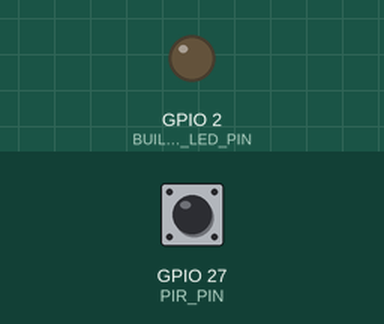
A sketch run on a simulated ESP32. Parts: output pins drawn as LEDs (lit = HIGH). Dashed ring = blinking. Inputs (shaded band) come from the test bench; at power-on: GPIO 27 (PIR_PIN) LOW. What the sketch prints to the serial monitor is not drawn.

Above: at 2.7 s.
2.8 s: GPIO 27 (PIR_PIN) driven HIGH
At 3.9 s:
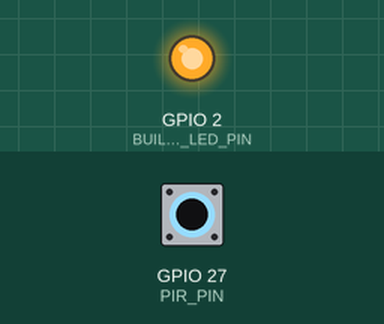
4.3 s: GPIO 27 (PIR_PIN) driven LOW
At 5.1 s:
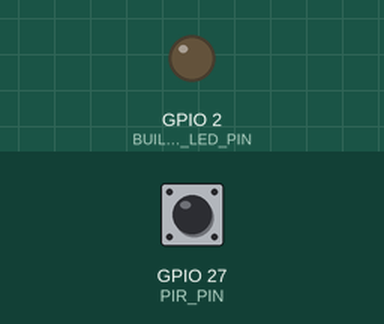
5.8 s: GPIO 27 (PIR_PIN) pulsed HIGH 2 times (0.12 s each, 0.3 s apart)
At 6.16 s:
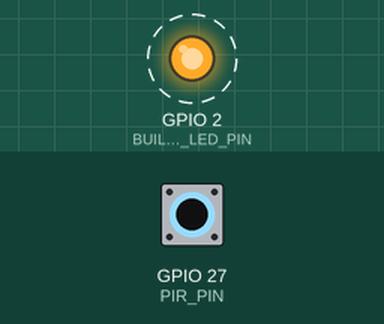
7.9 s: GPIO 27 (PIR_PIN) pulsed HIGH 5 times (0.12 s each, 0.3 s apart)
At 9.5 s:
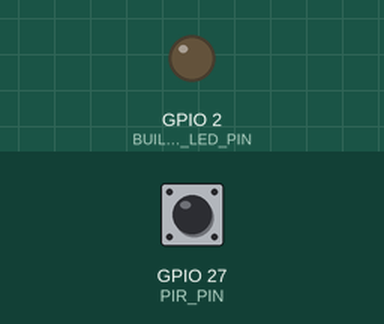
Timing chart, 0 to 11.0 s (numbered marks = the images above; inputs shaded):
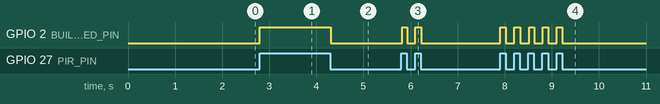

Measured:
- after the input at 2.8 s, GPIO 2 (BUILTIN_LED_PIN): LOW → HIGH at once
- after the input at 4.3 s, GPIO 2 (BUILTIN_LED_PIN): HIGH → LOW at once
- after the input at 5.8 s, GPIO 2 (BUILTIN_LED_PIN): alternates HIGH for 0.12 s and LOW for 0.17 s, 4 changes in all, then stays LOW, starting at once
- after the input at 7.9 s, GPIO 2 (BUILTIN_LED_PIN): alternates HIGH for 0.12 s and LOW for 0.18 s, 10 changes in all, then stays LOW, starting at once

The sketch:

sr501_test.ino
```cpp
#include <Arduino.h>

constexpr uint8_t PIR_PIN = 27;
constexpr uint8_t BUILTIN_LED_PIN = 2;
constexpr unsigned long SAMPLE_INTERVAL_MS = 5;
constexpr unsigned long PRINT_INTERVAL_MS = 100;
constexpr unsigned long LINE_PROBE_INTERVAL_MS = 1000;

int lastPirLevel = LOW;
unsigned long transitionCount = 0;
unsigned long highSampleCount = 0;
unsigned long lowSampleCount = 0;
unsigned long floatingSampleCount = 0;
unsigned long drivenLowSampleCount = 0;
unsigned long drivenHighSampleCount = 0;
unsigned long motionStartedAt = 0;
unsigned long lastSampleAt = 0;
unsigned long lastPrintAt = 0;
unsigned long lastLineProbeAt = 0;

int currentPirLevel = LOW;
const char *lastLineState = "not_checked";

struct PinProbe {
  int pulldownLevel;
  int pullupLevel;
  int stableLevel;
  const char *state;
};

PinProbe probePirPin() {
  pinMode(PIR_PIN, INPUT_PULLDOWN);
  delayMicroseconds(250);
  int pulldownLevel = digitalRead(PIR_PIN);

  pinMode(PIR_PIN, INPUT_PULLUP);
  delayMicroseconds(250);
  int pullupLevel = digitalRead(PIR_PIN);

  if (pulldownLevel == LOW && pullupLevel == HIGH) {
    return {pulldownLevel, pullupLevel, LOW, "floating_or_disconnected"};
  }

  if (pulldownLevel == LOW && pullupLevel == LOW) {
    return {pulldownLevel, pullupLevel, LOW, "externally_driven_low"};
  }

  if (pulldownLevel == HIGH && pullupLevel == HIGH) {
    return {pulldownLevel, pullupLevel, HIGH, "externally_driven_high"};
  }

  return {pulldownLevel, pullupLevel, LOW, "unstable"};
}

void setup() {
  Serial.begin(115200);
  delay(1500);

  pinMode(BUILTIN_LED_PIN, OUTPUT);
  pinMode(PIR_PIN, INPUT_PULLDOWN);
  digitalWrite(BUILTIN_LED_PIN, LOW);
  PinProbe initialProbe = probePirPin();
  lastLineState = initialProbe.state;
  pinMode(PIR_PIN, INPUT_PULLDOWN);

  currentPirLevel = digitalRead(PIR_PIN);
  lastPirLevel = currentPirLevel;
  if (lastPirLevel == HIGH) {
    motionStartedAt = millis();
  }

  Serial.println();
  Serial.println("T series SR501 PIR diagnostic test");
  Serial.println("Expected wiring: VCC=5V/VIN, GND=GND, OUT=GPIO27");
  Serial.println("Built-in LED: ON when motion is detected, OFF when idle.");
  Serial.println("Warm-up: SR501 usually needs 30-60 seconds after power on.");
  Serial.println("Sample rate: GPIO27 is read every 5ms. Serial output is printed every 100ms.");
  Serial.println("Note: SR501 has no device ID. This test reads GPIO27 frequently and probes line state every 1 second.");
}

void loop() {
  unsigned long now = millis();

  if (now - lastSampleAt >= SAMPLE_INTERVAL_MS) {
    currentPirLevel = digitalRead(PIR_PIN);
    bool motionDetected = currentPirLevel == HIGH;

    if (currentPirLevel != lastPirLevel) {
      transitionCount++;
      lastPirLevel = currentPirLevel;
      if (motionDetected) {
        motionStartedAt = now;
      }

      Serial.print("CHANGE gpio27_level=");
      Serial.print(currentPirLevel);
      Serial.print(", motion_detected=");
      Serial.print(motionDetected ? "true" : "false");
      Serial.print(", transitions=");
      Serial.println(transitionCount);
    }

    if (motionDetected) {
      highSampleCount++;
    } else {
      lowSampleCount++;
    }

    digitalWrite(BUILTIN_LED_PIN, motionDetected ? HIGH : LOW);
    lastSampleAt = now;
  }

  if (now - lastLineProbeAt >= LINE_PROBE_INTERVAL_MS) {
    PinProbe probe = probePirPin();
    lastLineState = probe.state;
    pinMode(PIR_PIN, INPUT_PULLDOWN);

    if (strcmp(probe.state, "floating_or_disconnected") == 0) {
      floatingSampleCount++;
    } else if (strcmp(probe.state, "externally_driven_low") == 0) {
      drivenLowSampleCount++;
    } else if (strcmp(probe.state, "externally_driven_high") == 0) {
      drivenHighSampleCount++;
    }

    lastLineProbeAt = now;
  }

  if (now - lastPrintAt >= PRINT_INTERVAL_MS) {
    bool motionDetected = currentPirLevel == HIGH;
    unsigned long highDurationMs = motionDetected ? now - motionStartedAt : 0;

    Serial.print("gpio27_level=");
    Serial.print(currentPirLevel);
    Serial.print(", line_state=");
    Serial.print(lastLineState);
    Serial.print(", motion_detected=");
    Serial.print(motionDetected ? "true" : "false");
    Serial.print(", transitions=");
    Serial.print(transitionCount);
    Serial.print(", high_samples=");
    Serial.print(highSampleCount);
    Serial.print(", low_samples=");
    Serial.print(lowSampleCount);
    Serial.print(", floating_samples=");
    Serial.print(floatingSampleCount);
    Serial.print(", driven_low_samples=");
    Serial.print(drivenLowSampleCount);
    Serial.print(", driven_high_samples=");
    Serial.print(drivenHighSampleCount);
    Serial.print(", current_high_ms=");
    Serial.println(highDurationMs);

    lastPrintAt = millis();
  }
}
```
